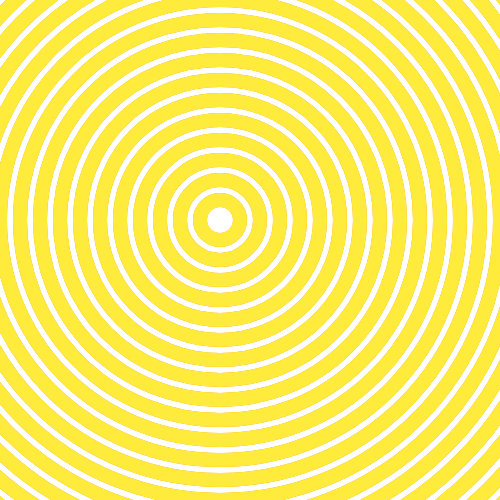
Frame 1 (no input)
Frame 60 (no input): identical to frame 1, image omitted
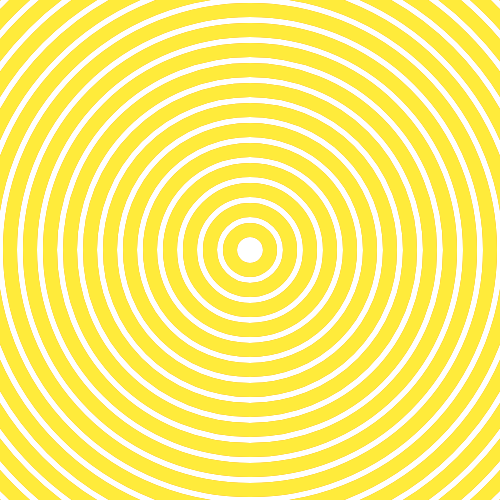
Frame 120 (the mouse pressed at the canvas centre since frame 60)

The p5.js sketch that drew these frames (run headless with seeded random() and noise() and a simulated clock; from frame 60 on, the mouse is pressed at the canvas centre):

// p5.js sketch
// ── sketch.js
// levers
const levels = 50

function setup() {
    createCanvas(500, 500)
}

function draw() {
    const x = map(mouseX, 0, width, width / 2 - 30, width / 2 + 30)
    const y = map(mouseY, 0, height, height / 2 - 30, height / 2 + 30)

    background('#fffffff')
    noFill()
    strokeWeight(14)

    // first set of circles
    for (let i = 0; i < levels; i++) {
        stroke('#FF9800')
        circle(x, y, i * 40)
    }

    // second set of circles
    for (let i = 0; i < levels; i++) {
        stroke('#FFEB3B')
        circle(y, x, i * 40)
    }
}
